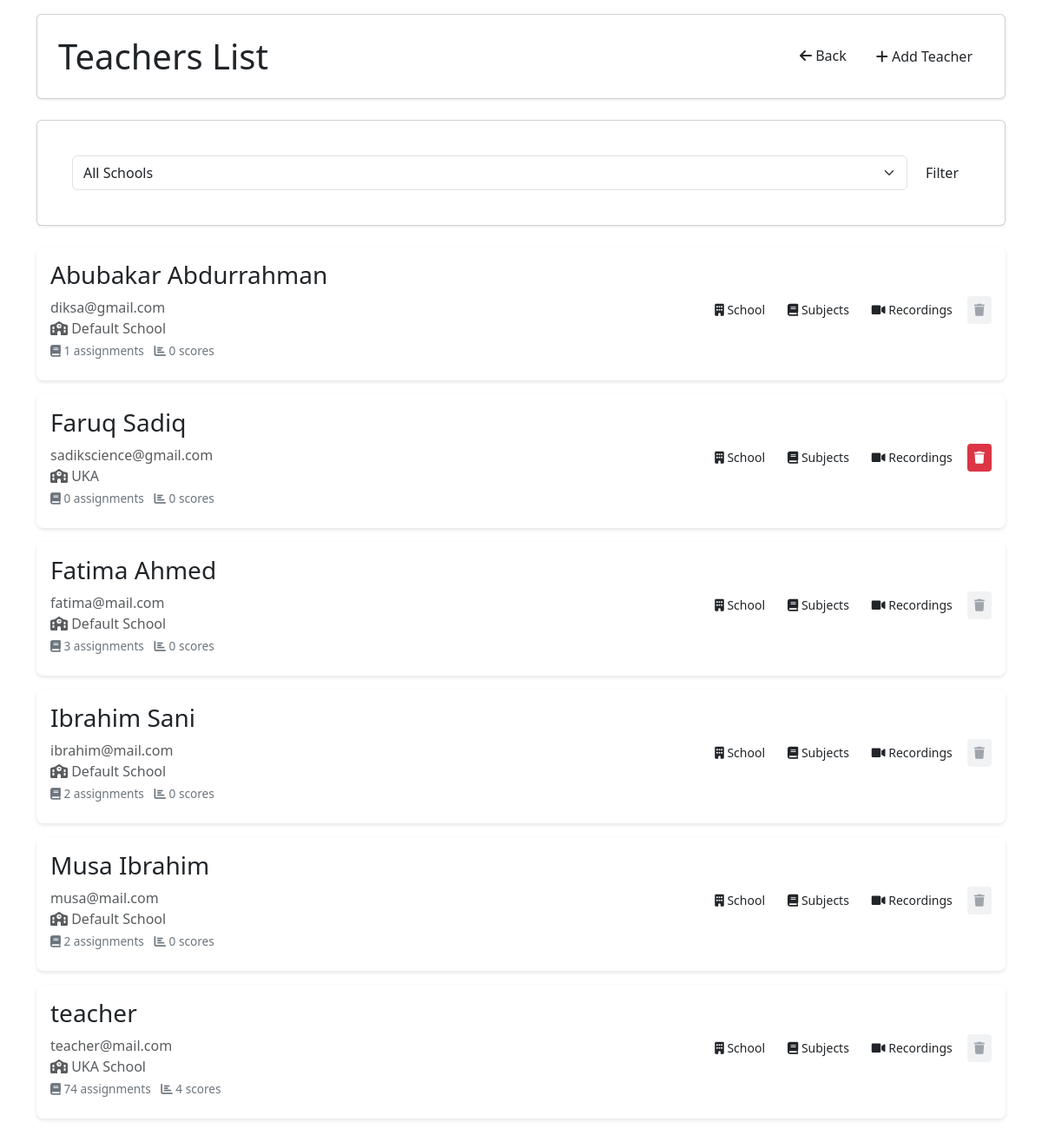
Screenshot of /admin/teachers_list.php (signed in) with the database file from the repository.
### tables this page shows
CREATE TABLE `users` (
  `id` int NOT NULL,
  `name` varchar(100) NOT NULL,
  `email` varchar(100) NOT NULL,
  `password` varchar(255) NOT NULL,
  `role` enum('admin','teacher') NOT NULL,
  `created_at` timestamp NOT NULL DEFAULT CURRENT_TIMESTAMP,
  `school_id` int NOT NULL
);

CREATE TABLE `schools` (
  `id` int NOT NULL,
  `name` varchar(255) NOT NULL,
  `code` varchar(20) NOT NULL,
  `address` varchar(255) DEFAULT NULL,
  `logo_path` varchar(255) DEFAULT NULL,
  `border_color` varchar(20) DEFAULT '#3366cc',
  `created_by` int DEFAULT NULL,
  `created_at` timestamp NOT NULL DEFAULT CURRENT_TIMESTAMP
);

### admin/teachers_list.php (the view, shortened to what this page needs)
<?php
require_once '../includes/db.php';
try {
    $query = "
        SELECT u.*,
               s.name as school_name,
               (SELECT COUNT(*) FROM teacher_subjects WHERE teacher_id = u.id) as assignments_count,
               (SELECT COUNT(*) FROM student_scores WHERE created_by = u.id) as scores_count
        FROM users u
        LEFT JOIN schools s ON u.school_id = s.id
        WHERE u.role = 'teacher'";
    $params = [];
    $query .= " ORDER BY u.name";
    $stmt = $pdo->prepare($query);
    $stmt->execute($params);
    $teachers = $stmt->fetchAll();
} catch (PDOException $e) {
    $error = "Error fetching teachers";
    error_log($e->getMessage());
    $teachers = [];
}
?>
<!DOCTYPE html>
<html lang="en">
<head>
    <link rel="stylesheet" href="../assets/clean-styles.css">
    <link href="https://cdn.jsdelivr.net/npm/bootstrap@5.3.0-alpha1/dist/css/bootstrap.min.css" rel="stylesheet">
    <link rel="stylesheet" href="https://cdnjs.cloudflare.com/ajax/libs/font-awesome/6.0.0-beta3/css/all.min.css">
</head>
<body>
    <div class="container">
        <div class="card mb-4">
            <div class="d-flex justify-content-between align-items-center">
                <h1 class="mb-0">Teachers List</h1>
                <div class="d-flex gap-2">
                    <a href="dashboard.php" class="btn">
                        <i class="fas fa-arrow-left"></i>
                        <span class="d-none d-md-inline ml-2">Back</span>
                    </a>
                    <button class="btn" onclick="window.location.href='add_teacher.php'">
                       <i class="fas fa-plus"></i>
                       <span class="d-none d-md-inline ml-2">Add Teacher</span>
                   </button>
                </div>
            </div>
        </div>
        <div class="card mb-4">
            <div class="card-body">
                <form method="get" class="d-flex gap-2">
                    <select name="school_id" class="form-select">
                        <option value="0">All Schools</option>
                    </select>
                    <button type="submit" class="btn">Filter</button>
                </form>
            </div>
        </div>
        <div class="teachers-grid">
            <?php if (!empty($teachers)): ?>
                <?php foreach ($teachers as $teacher): ?>
                    <div class="teacher-card">
                        <div class="teacher-info">
                            <div>
                                <h3><?= htmlspecialchars($teacher['name']) ?></h3>
                                <p class="text-muted mb-0"><?= htmlspecialchars($teacher['email']) ?></p>
                                <p class="text-muted mb-0">
                                    <i class="fas fa-school"></i>
                                    <?= htmlspecialchars($teacher['school_name'] ?? 'Not Assigned') ?>
                                </p>
                                <div class="teacher-stats">
                                    <span><i class="fas fa-book"></i> <?= $teacher['assignments_count'] ?> assignments</span>
                                    <span class="ms-2"><i class="fas fa-chart-bar"></i> <?= $teacher['scores_count'] ?> scores</span>
                                </div>
                            </div>
                            <div class="d-flex gap-2">
                                <button onclick="showAssignSchool(<?= htmlspecialchars(json_encode($teacher)) ?>)"
                                        class="btn btn-sm">
                                    <i class="fas fa-building"></i>
                                    <span class="d-none d-md-inline">School</span>
                                </button>
                                <a href="teacher_subjects.php?teacher_id=<?= $teacher['id'] ?>" class="btn btn-sm">
                                    <i class="fas fa-book"></i>
                                    <span class="d-none d-md-inline">Subjects</span>
                                </a>
                                <a href="view_recordings.php?teacher_id=<?= $teacher['id'] ?>" class="btn btn-sm">
                                    <i class="fas fa-video"></i>
                                    <span class="d-none d-md-inline">Recordings</span>
                                </a>
                                <button onclick="showDeleteConfirm(<?= htmlspecialchars(json_encode($teacher)) ?>)"
                                        class="btn btn-sm delete-btn"
                                        <?= ($teacher['assignments_count'] > 0 || $teacher['scores_count'] > 0) ? 'disabled' : '' ?>
                                        title="<?= ($teacher['assignments_count'] > 0 || $teacher['scores_count'] > 0) ? 'Cannot delete: Teacher has assignments or scores' : 'Delete teacher' ?>">
                                    <i class="fas fa-trash"></i>
                                </button>
                            </div>
                        </div>
                    </div>
                <?php endforeach; ?>
            <?php endif; ?>
        </div>
    </div>
</body>
</html>

### assets/clean-styles.css (style rules this page uses)
:root { --primary: #2ecc71; --primary-dark: #27ae60; --primary-light: #58d68d; --secondary: #2c3e50; --secondary-dark: #1b2631; --success: #36b37e; --danger: #de350b; --warning: #ff991f; --info: #0065ff; --dark: #172b4d; --light: #f4f5f7; --white: #ffffff; --gray: #6b778c; --gray-light: #dfe1e6; --gray-dark: #253858; --body-bg: #f4f5f7; --card-bg: #ffffff; --text: #172b4d; --text-light: #5e6c84; --text-white: #ffffff; --border: #dfe1e6; --spacing-xs: 0.25rem; --spacing-sm: 0.5rem; --spacing-md: 1rem; --spacing-lg: 1.5rem; --spacing-xl: 2rem; --radius-sm: 4px; --radius: 8px; --radius-lg: 12px; --shadow-sm: 0 1px 2px rgba(0, 0, 0, 0.05); --shadow: 0 1px 3px rgba(0, 0, 0, 0.1); --shadow-lg: 0 4px 6px rgba(0, 0, 0, 0.1); --transition: 0.2s ease; }
* { margin: 0; padding: 0; box-sizing: border-box; }
html { font-size: 16px; -webkit-text-size-adjust: 100%; }
body { font-family: -apple-system, BlinkMacSystemFont, "Segoe UI", Roboto, Oxygen, Ubuntu, Cantarell, sans-serif; line-height: 1.5; color: var(--text); background-color: var(--body-bg); }
h1, h2, h3, h4, h5, h6 { margin-bottom: var(--spacing-md); font-weight: 600; line-height: 1.2; color: var(--dark); }
.container { width: 100%; padding: var(--spacing-md); margin: 0 auto; max-width: 1200px; }
.card { background: var(--card-bg); border-radius: var(--radius); box-shadow: var(--shadow); padding: var(--spacing-lg); margin-bottom: var(--spacing-md); border: 1px solid var(--border); }
input, select, textarea { width: 100%; padding: var(--spacing-sm) var(--spacing-md); border: 1px solid var(--border); border-radius: var(--radius); background-color: var(--white); color: var(--text); font-size: 1rem; }
.btn { display: inline-flex; align-items: center; justify-content: center; padding: var(--spacing-sm) var(--spacing-lg); border-radius: var(--radius); font-weight: 500; text-align: center; cursor: pointer; transition: var(--transition); background: var(--primary); color: var(--text-white); border: none; min-height: 40px; }
.btn-sm { padding: 0.25rem 0.5rem; font-size: 0.875rem; min-height: 32px; }
.d-flex { display: flex !important; }
.justify-content-between { justify-content: space-between !important; }
.align-items-center { align-items: center !important; }
.mb-0 { margin-bottom: 0 !important; }
.btn { display: inline-flex; align-items: center; gap: 0.5rem; padding: 0.5rem 1rem; border-radius: 0.25rem; border: none; cursor: pointer; transition: all 0.2s ease; }

### admin/teachers_list.php (style rules this page uses)
.teacher-card { background: white; border-radius: var(--radius); box-shadow: 0 2px 4px rgba(0,0,0,0.1); margin-bottom: 1rem; padding: 1rem; }
.teacher-info { display: flex; justify-content: space-between; align-items: center; margin-bottom: 0.5rem; }
.delete-btn { background-color: #dc3545; color: white; border: none; }
.delete-btn:disabled { background-color: #e9ecef; color: #6c757d; cursor: not-allowed; }
.teacher-stats { font-size: 0.85rem; color: #6c757d; margin-top: 0.25rem; }

### rows the page displays
users: name "Abubakar Abdurrahman", email "diksa@gmail.com", school.name "Default School", assignments_count "1", scores_count "0"
users: name "Faruq Sadiq", email "sadikscience@gmail.com", school.name "UKA", assignments_count "0", scores_count "0"
users: name "Fatima Ahmed", email "fatima@mail.com", school.name "Default School", assignments_count "3", scores_count "0"
users: name "Ibrahim Sani", email "ibrahim@mail.com", school.name "Default School", assignments_count "2", scores_count "0"
users: name "Musa Ibrahim", email "musa@mail.com", school.name "Default School", assignments_count "2", scores_count "0"
users: name "teacher", email "teacher@mail.com", school.name "UKA School", assignments_count "74", scores_count "4"
